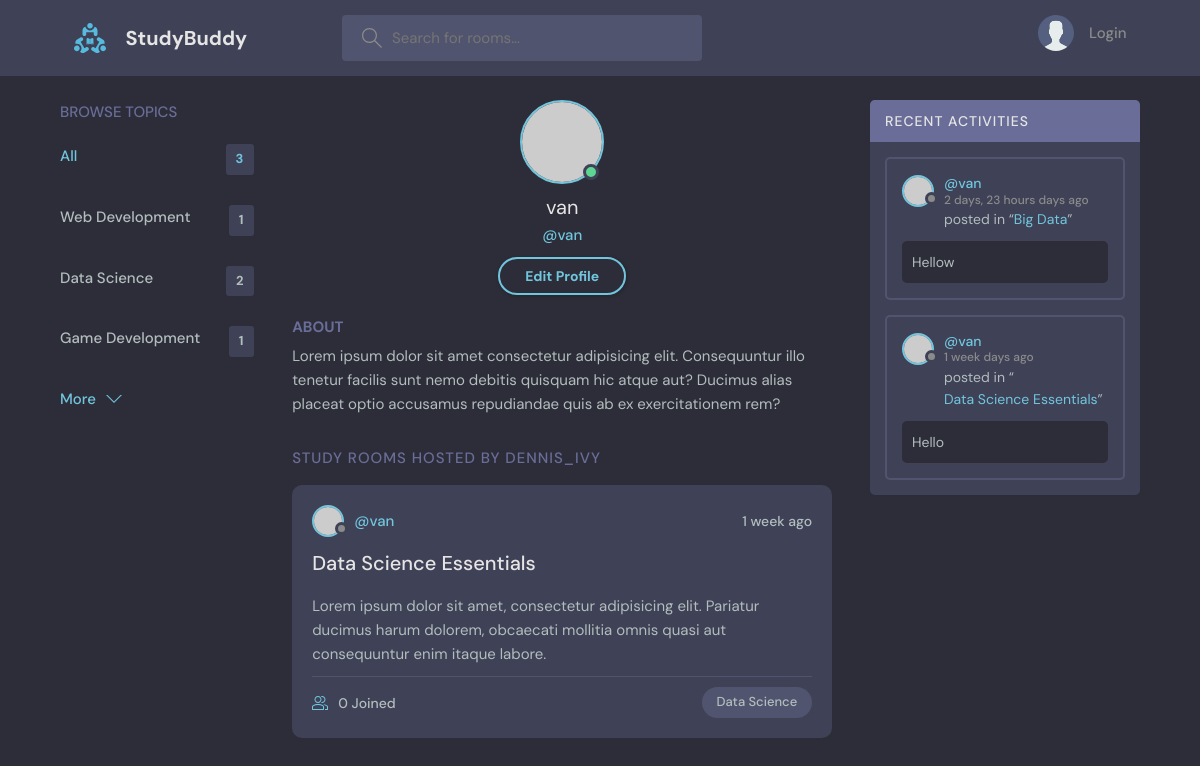
Before: /profile/1/ with the older database file.
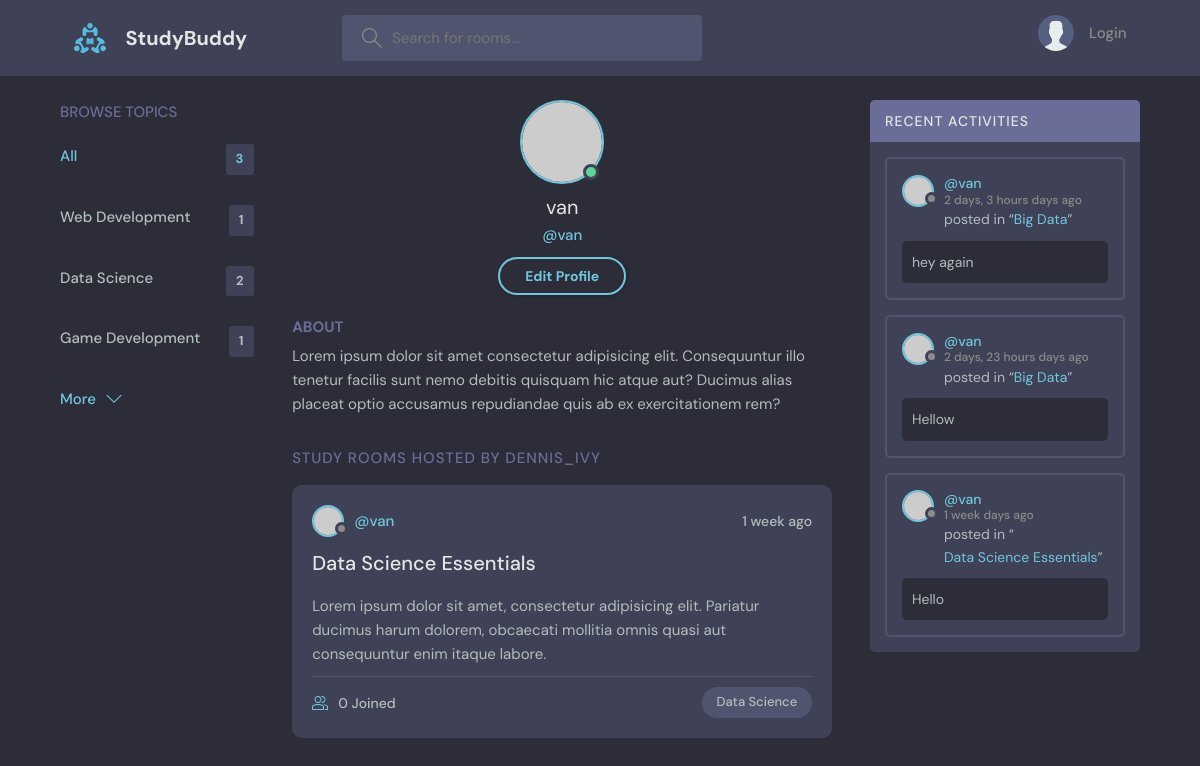
After: the same page with the newer database file.
### base/models.py (models this page shows, shortened)
class Topic(models.Model):
    name = models.CharField(max_length=200)

class Room(models.Model):
    host = models.ForeignKey(User, on_delete=models.SET_NULL, null=True)
    topic = models.ForeignKey(Topic, on_delete=models.SET_NULL, null=True)
    name = models.CharField(max_length=200)
    description = models.TextField(null=True)
    participants = models.ManyToManyField(User, related_name='participants', blank=True)
    updated = models.DateTimeField(auto_now=True)
    created = models.DateTimeField(auto_now_add=True)
    def __str__(self):
        return self.name
    class Meta:
        ordering = ['-updated', '-created']

class Message(models.Model):
    user = models.ForeignKey(User, on_delete=models.CASCADE)
    room = models.ForeignKey(Room, on_delete=models.CASCADE)
    body = models.TextField()
    updated = models.DateTimeField(auto_now=True)
    created = models.DateTimeField(auto_now_add=True)
    class Meta:
        ordering = ['-updated', '-created']

### base/views.py (the view)
# urls.py: path('profile/<str:pk>/',views.userProfile, name='user-profile'),
def userProfile(request, pk):
    user = User.objects.get(id=pk)
    rooms = user.room_set.all()
    room_messages = user.message_set.all()
    topics = Topic.objects.all()
    context = {'user': user, 'rooms': rooms, 'room_messages': room_messages, 'topics': topics}
    return render(request, 'base/profile.html', context)

### base/templates/base/profile.html
{% extends 'main.html' %}
{% block content %}
  <main class="profile-page layout layout--3">
    <div class="container">
      {% include 'base/topics_component.html' %}
      <div class="roomList">
        <div class="profile">
          <div class="profile__avatar">
            <div class="avatar avatar--large active">
              <img src="https://randomuser.me/api/portraits/men/11.jpg" />
            </div>
          </div>
          <div class="profile__info">
            <h3>{{user.username}}</h3>
            <p>@{{user.username}}</p>
            <a href="edit-user.html" class="btn btn--main btn--pill">Edit Profile</a>
          </div>
          <div class="profile__about">
            <h3>About</h3>
            <p>
              Lorem ipsum dolor sit amet consectetur adipisicing elit. Consequuntur illo tenetur
              facilis sunt nemo debitis quisquam hic atque aut? Ducimus alias placeat optio
              accusamus repudiandae quis ab ex exercitationem rem?
            </p>
          </div>
        </div>
        <div class="roomList__header">
          <div>
            <h2>Study Rooms Hosted by dennis_ivy</a>
            </h2>
          </div>
        </div>
        {% include 'base/feed_component.html' %}
      </div>
      {% include 'base/activity_component.html' %}
    </div>
  </main>
{% endblock content %}

### base/templates/base/topics_component.html
<div class="topics">
    <div class="topics__header">
      <h2>Browse Topics</h2>
    </div>
    <ul class="topics__list">
      <li>
        <a href="{% url 'home' %}" class="active">All <span>{{topics.count}}</span></a>
      </li>
      {% for topic in topics %}
      <li>
        <a href="{%  url 'home' %}?q={{topic.name}}">{{topic.name}} <span>{{topic.room_set.all.count}}</span></a>
      </li>
      {% endfor %}
    </ul>
    <a class="btn btn--link" href="topics.html">
      More
      <svg version="1.1" xmlns="http://www.w3.org/2000/svg" width="32" height="32" viewBox="0 0 32 32">
        <title>chevron-down</title>
        <path d="M16 21l-13-13h-3l16 16 16-16h-3l-13 13z"></path>
      </svg>
    </a>
  </div>

### base/templates/base/feed_component.html (shortened to what this page needs)
{% for room in rooms %}
    <div class="roomListRoom">
        <div class="roomListRoom__header">
            <a href="{% url 'user-profile' room.host.id %}" class="roomListRoom__author">
                <div class="avatar avatar--small">
                <img src="https://randomuser.me/api/portraits/women/11.jpg" />
                </div>
                <span>@{{room.host.username}}</span>
            </a>
            <div class="roomListRoom__actions">
                <span>{{room.created|timesince}} ago</span>
            </div>
        </div>
        <div class="roomListRoom__content">
            <a href ="{% url 'room' room.id %}">{{room.name}}</a>
            <p>
            Lorem ipsum dolor sit amet, consectetur adipisicing elit. Pariatur ducimus harum dolorem, obcaecati
            mollitia omnis quasi aut consequuntur enim itaque labore.
            </p>
        </div>
        <div class="roomListRoom__meta">
        <a href="{% url 'room' room.id %}" class="roomListRoom__joined">
            {{room.participants.all.count}} Joined
        </a>
        <p class="roomListRoom__topic">{{room.topic.name}}</p>
        </div>
    </div>
{% endfor %}

### base/templates/base/activity_component.html (shortened to what this page needs)
<div class="activities">
        <div class="activities__header">
          <h2>Recent Activities</h2>
        </div>
        {% for message in room_messages %}
        <div class="activities__box">
          <div class="activities__boxHeader roomListRoom__header">
            <a href="{% url 'user-profile' message.user.id %}" class="roomListRoom__author">
              <div class="avatar avatar--small">
                <img src="https://randomuser.me/api/portraits/women/11.jpg" />
              </div>
              <p>
                @{{message.user}}
                <span>{{message.created|timesince}} days ago</span>
              </p>
            </a>
          </div>
          <div class="activities__boxContent">
            <p>posted in “<a href="{% url 'room' message.room.id %}">{{message.room}}</a>”</p>
            <div class="activities__boxRoomContent">
              {{message.body}}
            </div>
          </div>
        </div>
        {% endfor %}
      </div>

Changed rows visible on the page:
added Message: user "van", created "2 days, 3 hours", room "Big Data", body "hey again"
